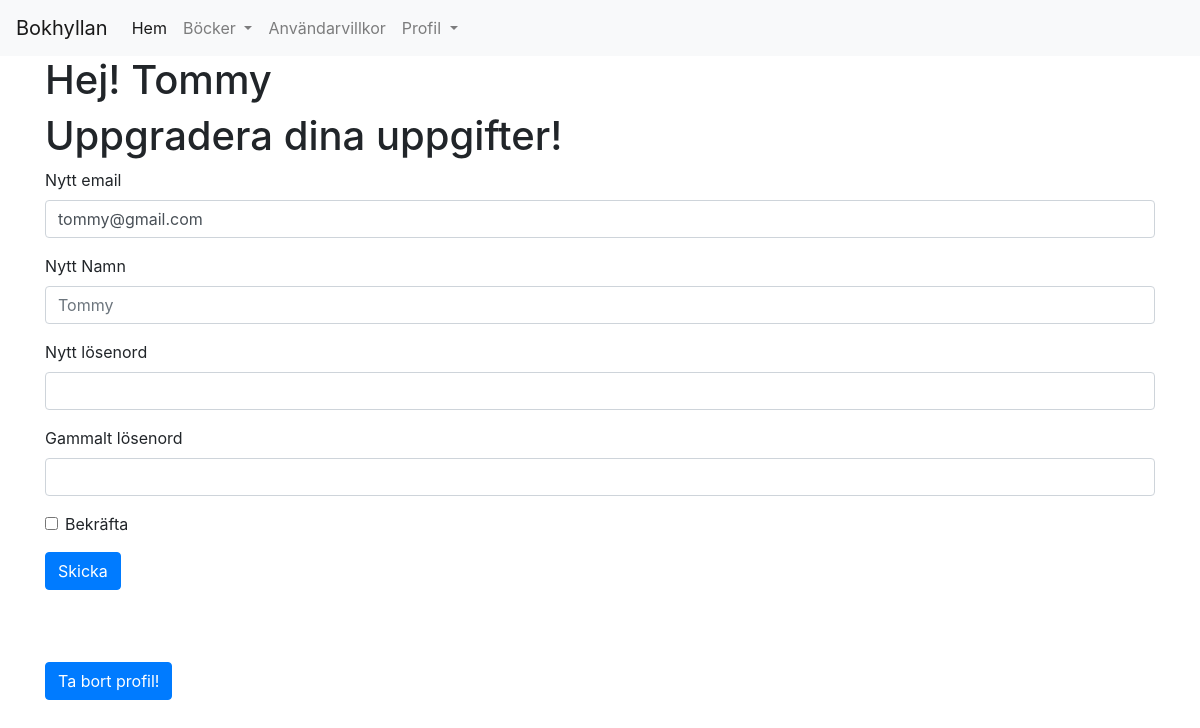
The page /edit-profile (signed in) on the database as committed earlier.
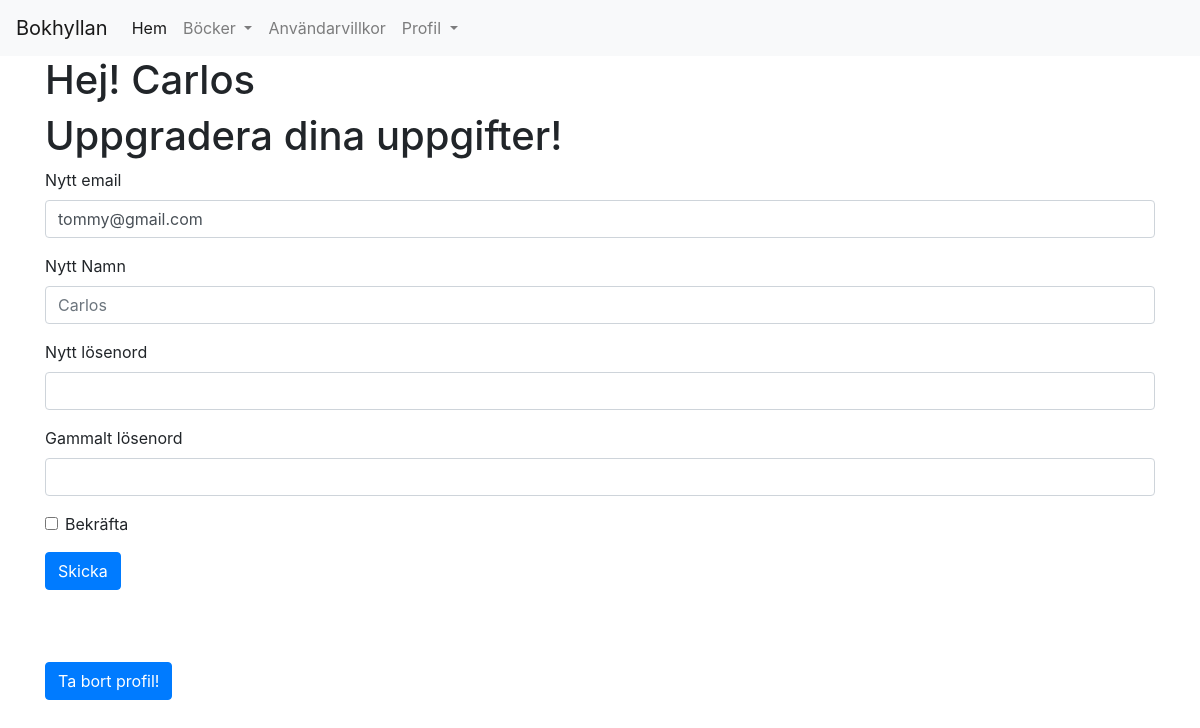
The same page on the database as committed later.
### website/models.py (models this page shows)
class User(db.Model, UserMixin):
    id = db.Column(db.Integer, primary_key=True)
    email = db.Column(db.String(150), unique=True)
    password = db.Column(db.String(150))
    first_name = db.Column(db.String(150))
    books = db.relationship('Book')
    bio = db.Column(db.String(30000))

### website/views.py (the view)
@views.route('/edit-profile', methods=['GET', 'POST'])
@login_required
def editprofile():
    return render_template('edit_profile.html', user=current_user)

### website/__init__.py (called while the page is built)
def create_app():
    app = Flask(__name__)
    app.config['SECRET_KEY'] = 'Tito'
    app.config['SQLALCHEMY_DATABASE_URI'] = f'sqlite:///{DB_NAME}'
    db.init_app(app)
    """importerar phytonkoden till programmet"""
    from .views import views
    from .auth import auth
    app.register_blueprint(views, url_prefix='/')
    app.register_blueprint(auth, url_prefix='/')
    from .models import User, Book
    with app.app_context():
        db.create_all()
    login_manager = LoginManager()
    login_manager.login_view = 'auth.login'
    login_manager.init_app(app)
    @login_manager.user_loader
    def load_user(id):
        return User.query.get(int(id))
    return app

### website/templates/edit_profile.html (shortened to what this page needs)
{% extends "base.html" %}
{% block content %}
<h1 align="left" >Hej! {{user.first_name}}</h1>
<h1>Uppgradera dina uppgifter!</h1>
<form method="POST" action="/edit_profile">
  <div class="form-group">
    <label for="new_email">Nytt email</label>
    <input type="email" class="form-control" id="new_email" name="new_email" value="{{user.email}}" placeholder="{{user.email}}">
  </div>
    <div class="form-group">
      <label for="new_name">Nytt Namn</label>
      <input type="text" class="form-control" id="new_name" name="new_name" placeholder="{{user.first_name}}">
    </div>
    <div class="form-group">
        <label for="new_password">Nytt lösenord</label>
        <input type="password" class="form-control" id="new_password" name="new_password" >
      </div>
      <div class="form-group">
        <label for="old_password">Gammalt lösenord</label>
        <input type="password" class="form-control" id="old_password" name="old_password" >
      </div>
    <div class="form-group form-check">
      <input type="checkbox" class="form-check-input" id="Check1">
      <label class="form-check-label" for="Check1">Bekräfta</label>
    </div>
    <button type="submit" class="btn btn-primary">Skicka</button>
  </form>
<form method="POST" action="/delete_profile">
<button type="submit" class="btn btn-primary">Ta bort profil!</button>
</form>
{% endblock %}

### website/templates/base.html (shortened to what this page needs)
<!DOCTYPE html>
<html lang="en">
<head>
  <link rel="stylesheet" href="https://cdn.jsdelivr.net/npm/bootstrap@4.3.1/dist/css/bootstrap.min.css"
>
  <link rel="stylesheet" type="text/css" href="{{ url_for('static', filename='styles/style.css')}}">
</head>
<body>
    <nav class="navbar navbar-expand-lg navbar-light bg-light">
        <a class="navbar-brand" href="#">Bokhyllan</a>
        <div class="collapse navbar-collapse" id="navbarSupportedContent">
          <ul class="navbar-nav mr-auto">
            <li class="nav-item active">
              {% if user.is_authenticated %}
              <a class="nav-link" id ="home" href="/">Hem <span class="sr-only">(current)</span></a>
            </li>
            <li class="nav-item dropdown">
              <a class="nav-link dropdown-toggle" href="#" id="navbarDropdown" role="button" data-toggle="dropdown" aria-haspopup="true" aria-expanded="false">
                Böcker
              </a>
              <div class="dropdown-menu" aria-labelledby="navbarDropdown">
            <li class="nav-item">
                <a class="nav-link" href="#">Användarvillkor</a>
              {% endif %}
              </li>
            <li class="nav-item dropdown">
              <a class="nav-link dropdown-toggle" href="#" id="navbarDropdown" role="button" data-toggle="dropdown" aria-haspopup="true" aria-expanded="false">
                Profil
              </a>
            </li>
          </ul>
        </div>
      </nav>
      <div class="container">
        {% block content %}
        {% endblock %}
      </div>
  </body>
</html>

Rows that differ between the two databases and show on the page:
changed User "tommy@gmail.com": first_name "Tommy" → "Carlos"; new_name "Tommy" → "Carlos"
